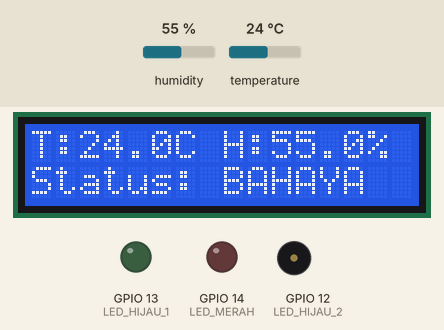
This sketch was run on a simulated ESP32. On the bench: 16×2 character LCD, output pins drawn as LEDs (lit = HIGH), buzzer (waves = sounding). The inputs (shaded band) are chosen by the test bench; at power-on: humidity 55 %, temperature 24 °C. WiFi joins after 1.5 s; servers stay silent unless stated; no MQTT or app messages arrive unless stated; pins used as bus, display or sensor lines are not drawn; what the sketch prints to the serial monitor is not drawn.

Above: at 5.6 s.
5.7 s: humidity set to 58 %
At 10.9 s:
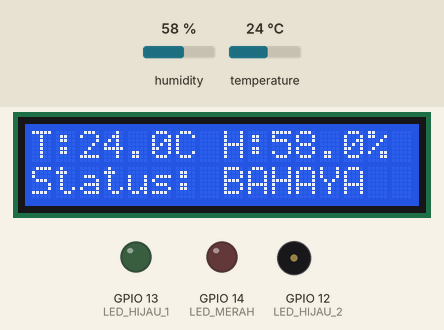
11.8 s: humidity set to 61 %
At 15.8 s:
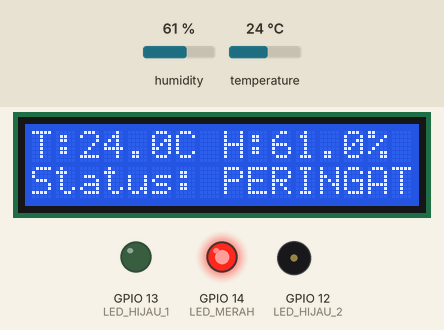
21.7 s: temperature set to 25.7 °C
At 25.8 s:
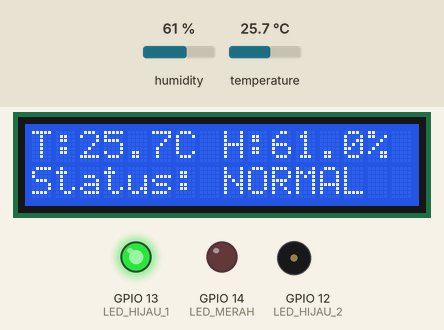
27.6 s: temperature set to 24 °C
At 30.14 s:
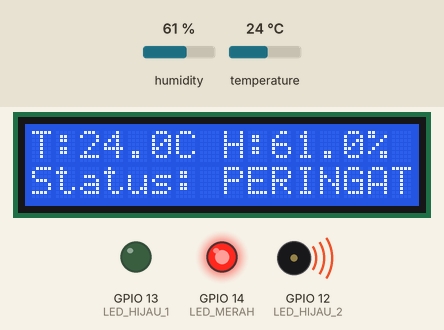
Timing chart, 0 to 36.7 s (numbered marks = the images above; inputs shaded):
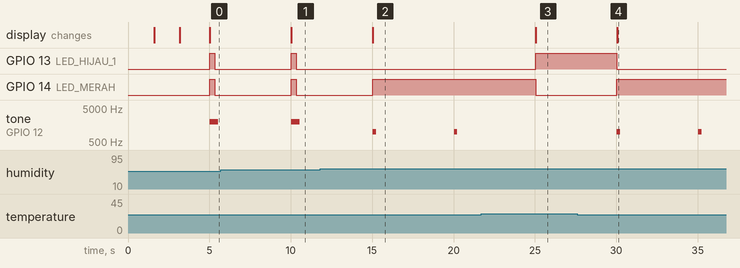

Measured:
- the behaviour switches between 59 and 60 % on humidity (found by bisection; images 1 and 2)
- the behaviour switches between 24.9 and 25 °C on temperature (found by bisection; images 2 and 3)
- after the input at 5.7 s, the display: changes after 4.3 s (image 1)
- after the input at 11.8 s, GPIO 13 (LED_HIJAU_1): stops changing and stays LOW; GPIO 14 (LED_MERAH): goes on until 15.0 s, then stays HIGH; the display: changes after 3.2 s (image 2)
- after the input at 21.7 s, GPIO 13 (LED_HIJAU_1): LOW → HIGH after 3.3 s; GPIO 14 (LED_MERAH): HIGH → LOW after 3.3 s; tone on GPIO 12 (LED_HIJAU_2): stays silent (without the input it goes to 1000 Hz after 3.3 s); the display: changes after 3.3 s (image 3)
- after the input at 27.6 s, GPIO 13 (LED_HIJAU_1): HIGH → LOW after 2.4 s; GPIO 14 (LED_MERAH): LOW → HIGH after 2.4 s; tone on GPIO 12 (LED_HIJAU_2): alternates 1000 Hz for 0.20 s and silent for 4.8 s, starting after 2.4 s; the display: changes after 2.4 s (image 4)
- by itself, tone on GPIO 12 (LED_HIJAU_2): alternates 1000 Hz for 0.20 s and silent for 4.8 s

The sketch:

maggot_iot_esp32.ino
```cpp
/*
 * ============================================================
 *  SISTEM MONITORING BUDIDAYA MAGGOT BSF - IoT ESP32
 *  Proyek: Digitalisasi Budidaya Maggot Sekolah
 * ============================================================
 *  Hardware:
 *    - ESP32
 *    - DHT22     → Pin D4
 *    - LCD I2C   → SDA=D21, SCL=D22
 *    - LED Hijau → D5  (kondisi NORMAL)
 *    - LED Hijau → D18 (kondisi NORMAL 2)
 *    - LED Merah → D15 (kondisi PERINGATAN)
 *    - Buzzer    → D12
 *
 *  Protokol: MQTT → Broker localhost:1883
 *  Topic publish : iot/sensor
 *  Format JSON   : {"temp": 28.5, "hum": 65.2, "status": "NORMAL"}
 * ============================================================
 *
 *  Library yang dibutuhkan (install via Arduino Library Manager):
 *    1. DHT sensor library  (Adafruit)
 *    2. Adafruit Unified Sensor
 *    3. PubSubClient        (Nick O'Leary)
 *    4. LiquidCrystal_I2C   (Frank de Brabander)
 *    5. ArduinoJson         (Benoit Blanchon)
 * ============================================================
 */

#include <WiFi.h>
#include <PubSubClient.h>
#include <DHT.h>
#include <Wire.h>
#include <LiquidCrystal_I2C.h>
#include <ArduinoJson.h>

// ─────────────────────────────────────────────
//  KONFIGURASI — SESUAIKAN DI SINI
// ─────────────────────────────────────────────

// WiFi
const char* WIFI_SSID     = "ㅎㅎㅎㅎㅎ";
const char* WIFI_PASSWORD = "part12345";

// MQTT Broker (IP komputer yang menjalankan Mosquitto)
// Ganti dengan IP lokal komputer kamu, contoh: "192.168.1.10"
// Cara cek IP komputer: buka CMD → ketik "ipconfig" (Windows)
const char* MQTT_BROKER   = "172.25.154.119";
const int   MQTT_PORT     = 1883;
const char* MQTT_TOPIC    = "iot/sensor";
const char* CLIENT_ID     = "ESP32_Maggot_BSF";

// Interval kirim data (millisecond) — default 5 detik
const long  INTERVAL_MS   = 5000;

// ─────────────────────────────────────────────
//  BATAS SUHU & KELEMBABAN MAGGOT BSF
//  Referensi: suhu optimal BSF = 25–35°C, kelembaban = 60–80%
// ─────────────────────────────────────────────
const float SUHU_MIN  = 25.0;
const float SUHU_MAX  = 35.0;
const float HUM_MIN   = 60.0;
const float HUM_MAX   = 80.0;

// ─────────────────────────────────────────────
//  PIN DEFINITIONS (DisEsuaikan dengan Excel)
// ─────────────────────────────────────────────
#define DHT_PIN       4    // D4 (Kabel Coklat HARUS dicolok ke sini!)
#define DHT_TYPE      DHT22
#define LED_HIJAU_1   13   // D13 (Kabel Ungu)
#define LED_HIJAU_2   12   // D12 (Kabel Hijau)
#define LED_MERAH     14   // D14 (Kabel Hitam)
#define BUZZER_PIN    12   // D12 (Buzzer numpang di jalur LED Hijau 2)

// LCD I2C — alamat default 0x27 (cek dengan I2C Scanner jika beda)
LiquidCrystal_I2C lcd(0x27, 16, 2);

// ─────────────────────────────────────────────
//  OBJEK GLOBAL
// ─────────────────────────────────────────────
DHT dht(DHT_PIN, DHT_TYPE);
WiFiClient   espClient;
PubSubClient mqttClient(espClient);

unsigned long lastSendTime = 0;

// ─────────────────────────────────────────────
//  SETUP
// ─────────────────────────────────────────────
void setup() {
  Serial.begin(115200);
  Serial.println("\n=== Sistem Monitoring Maggot BSF ===");

  // Inisialisasi pin
  pinMode(LED_HIJAU_1, OUTPUT);
  pinMode(LED_HIJAU_2, OUTPUT);
  pinMode(LED_MERAH,   OUTPUT);
  pinMode(BUZZER_PIN,  OUTPUT);

  // Matikan semua indikator dulu
  digitalWrite(LED_HIJAU_1, LOW);
  digitalWrite(LED_HIJAU_2, LOW);
  digitalWrite(LED_MERAH,   LOW);
  digitalWrite(BUZZER_PIN,  LOW);

  // LCD
  Wire.begin(21, 22); // SDA=21, SCL=22
  lcd.init();
  lcd.backlight();
  lcd.setCursor(0, 0);
  lcd.print("Maggot BSF IoT");
  lcd.setCursor(0, 1);
  lcd.print("Menghubungkan...");

  // DHT22
  dht.begin();

  // WiFi
  connectWiFi();

  // MQTT
  mqttClient.setServer(MQTT_BROKER, MQTT_PORT);
  connectMQTT();

  // Tampilkan IP di Serial Monitor
  Serial.print("IP ESP32: ");
  Serial.println(WiFi.localIP());
}

// ─────────────────────────────────────────────
//  LOOP UTAMA
// ─────────────────────────────────────────────
void loop() {
  // Jaga koneksi MQTT tetap aktif
  if (!mqttClient.connected()) {
    connectMQTT();
  }
  mqttClient.loop();

  unsigned long now = millis();
  if (now - lastSendTime >= INTERVAL_MS) {
    lastSendTime = now;
    bacaDanKirimData();
  }
}

// ─────────────────────────────────────────────
//  FUNGSI: Baca sensor & kirim ke MQTT
// ─────────────────────────────────────────────
void bacaDanKirimData() {
  float suhu = dht.readTemperature();
  float hum  = dht.readHumidity();

  // Cek apakah pembacaan valid
  if (isnan(suhu) || isnan(hum)) {
    Serial.println("[ERROR] Gagal membaca DHT22!");
    lcd.clear();
    lcd.setCursor(0, 0);
    lcd.print("ERROR: DHT22");
    lcd.setCursor(0, 1);
    lcd.print("Cek kabel!");
    return;
  }

  // Tentukan status kondisi
  String status = tentukanStatus(suhu, hum);

  // Tampilkan di LCD
  tampilkanLCD(suhu, hum, status);

  // Aktifkan indikator LED & buzzer
  aktifkanIndikator(status);

  // Kirim ke MQTT dalam format JSON
  kirimMQTT(suhu, hum, status);

  // Serial Monitor untuk debug
  Serial.printf("[DATA] Suhu: %.1f°C | Kelembaban: %.1f%% | Status: %s\n",
                suhu, hum, status.c_str());
}

// ─────────────────────────────────────────────
//  FUNGSI: Tentukan status kondisi maggot
// ─────────────────────────────────────────────
String tentukanStatus(float suhu, float hum) {
  bool suhuOk = (suhu >= SUHU_MIN && suhu <= SUHU_MAX);
  bool humOk  = (hum  >= HUM_MIN  && hum  <= HUM_MAX);

  if (suhuOk && humOk) {
    return "NORMAL";
  } else if (!suhuOk && !humOk) {
    return "BAHAYA";
  } else {
    return "PERINGATAN";
  }
}

// ─────────────────────────────────────────────
//  FUNGSI: Tampilkan ke LCD 16x2
// ─────────────────────────────────────────────
void tampilkanLCD(float suhu, float hum, String status) {
  lcd.clear();
  // Baris 1: Suhu & Kelembaban
  lcd.setCursor(0, 0);
  lcd.print("T:");
  lcd.print(suhu, 1);
  lcd.print("C H:");
  lcd.print(hum, 1);
  lcd.print("%");
  // Baris 2: Status
  lcd.setCursor(0, 1);
  lcd.print("Status: ");
  lcd.print(status);
}

// ─────────────────────────────────────────────
//  FUNGSI: Aktifkan LED & buzzer sesuai status
// ─────────────────────────────────────────────
void aktifkanIndikator(String status) {
  if (status == "NORMAL") {
    // LED hijau nyala, merah & buzzer mati
    digitalWrite(LED_HIJAU_1, HIGH);
    digitalWrite(LED_HIJAU_2, HIGH);
    digitalWrite(LED_MERAH,   LOW);
    noTone(BUZZER_PIN);
  } else if (status == "PERINGATAN") {
    // LED merah nyala, hijau mati, buzzer berbunyi pelan
    digitalWrite(LED_HIJAU_1, LOW);
    digitalWrite(LED_HIJAU_2, LOW);
    digitalWrite(LED_MERAH,   HIGH);
    tone(BUZZER_PIN, 1000, 200); // 1000Hz selama 200ms
  } else { // BAHAYA
    // Semua LED nyala bergantian, buzzer nyaring
    digitalWrite(LED_HIJAU_1, HIGH);
    digitalWrite(LED_MERAH,   HIGH);
    tone(BUZZER_PIN, 2000, 500); // 2000Hz selama 500ms
    delay(300);
    digitalWrite(LED_HIJAU_1, LOW);
    digitalWrite(LED_MERAH,   LOW);
  }
}

// ─────────────────────────────────────────────
//  FUNGSI: Kirim payload JSON ke MQTT
//  Format: {"temp":28.5,"hum":65.2,"status":"NORMAL"}
//  Sesuai dengan simulator_esp32.py kamu
// ─────────────────────────────────────────────
void kirimMQTT(float suhu, float hum, String status) {
  StaticJsonDocument<128> doc;
  doc["temp"]   = round(suhu * 10) / 10.0;
  doc["hum"]    = round(hum  * 10) / 10.0;
  doc["status"] = status;

  char payload[128];
  serializeJson(doc, payload);

  if (mqttClient.publish(MQTT_TOPIC, payload)) {
    Serial.printf("[MQTT] Terkirim → %s : %s\n", MQTT_TOPIC, payload);
  } else {
    Serial.println("[MQTT] GAGAL kirim, cek koneksi broker!");
  }
}

// ─────────────────────────────────────────────
//  FUNGSI: Koneksi WiFi
// ─────────────────────────────────────────────
void connectWiFi() {
  Serial.printf("Menghubungkan ke WiFi: %s", WIFI_SSID);
  WiFi.begin(WIFI_SSID, WIFI_PASSWORD);

  int retries = 0;
  while (WiFi.status() != WL_CONNECTED && retries < 20) {
    delay(500);
    Serial.print(".");
    retries++;
  }

  if (WiFi.status() == WL_CONNECTED) {
    Serial.println("\n[WiFi] Terhubung!");
    lcd.clear();
    lcd.setCursor(0, 0);
    lcd.print("WiFi Terhubung!");
    lcd.setCursor(0, 1);
    lcd.print(WiFi.localIP());
    delay(1500);
  } else {
    Serial.println("\n[WiFi] GAGAL terhubung! Cek SSID/password.");
    lcd.clear();
    lcd.setCursor(0, 0);
    lcd.print("WiFi GAGAL!");
    // ESP tetap jalan, akan retry otomatis
  }
}

// ─────────────────────────────────────────────
//  FUNGSI: Koneksi MQTT Broker
// ─────────────────────────────────────────────
void connectMQTT() {
  int retries = 0;
  while (!mqttClient.connected() && retries < 5) {
    Serial.printf("[MQTT] Menghubungkan ke %s:%d ...", MQTT_BROKER, MQTT_PORT);
    if (mqttClient.connect(CLIENT_ID)) {
      Serial.println(" Terhubung!");
      lcd.clear();
      lcd.setCursor(0, 0);
      lcd.print("MQTT Terhubung!");
      delay(1000);
    } else {
      Serial.printf(" Gagal, rc=%d. Coba lagi...\n", mqttClient.state());
      retries++;
      delay(2000);
    }
  }
}
```
